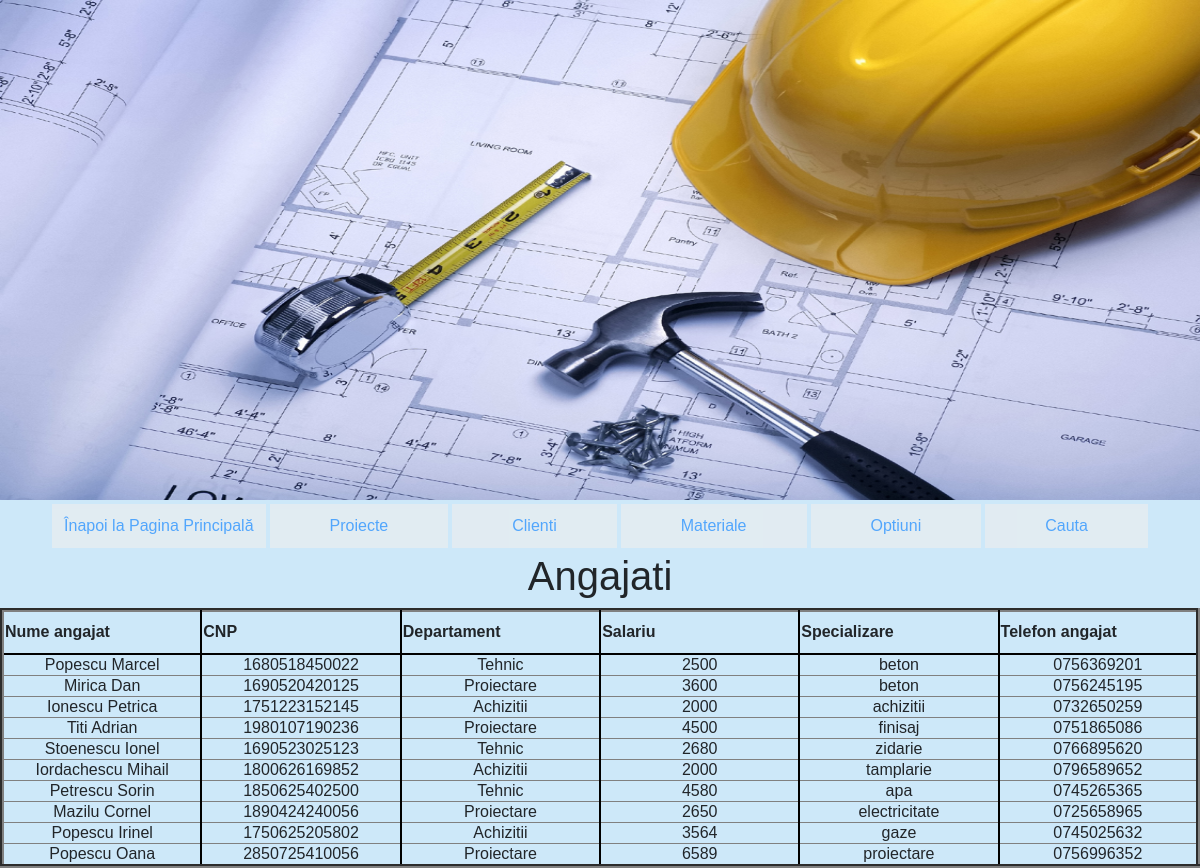
Page /alfa.php on the committed database.
### tables this page shows
CREATE TABLE tblAngajati(
	idAngajat INT(3) ZEROFILL PRIMARY KEY AUTO_INCREMENT,
	numeAngajat VARCHAR(50) NOT NULL,
	CNP CHAR(13) UNIQUE NOT NULL,
	departament ENUM("Tehnic","Proiectare","Achizitii"),
	salariuAngajat INT DEFAULT 2000,
	specializare SET("beton","finisaj","zidarie","proiectare","tamplarie","apa","electricitate","gaze","achizitii"),
	telefonAngajat CHAR(10)

);

### alfa.php (the view, shortened to what this page needs)
<?php
$conn = mysqli_connect('localhost','root','','firmaConstuctiiBD')
 or die('Error connecting to MySQL server.');
	$result = mysqli_query($conn,"SELECT * FROM tblAngajati");
echo "<html>\n";
echo "<head>\n";
echo "</head>\n";
echo "<head>\n";
echo "    <link rel=\"stylesheet\" href=\"https://stackpath.bootstrapcdn.com/bootstrap/4.3.1/css/bootstrap.min.css\" integrity=\"sha384-ggOyR0iXCbMQv3Xipma34MD+dH/1fQ784/j6cY/iJTQUOhcWr7x9JvoRxT2MZw1T\" crossorigin=\"anonymous\">\n";
echo "  </head>\n";
echo " <body style='font-family: Arial; background-color: #cde8f9; font-size: 14px;'>\n";
echo " <body>\n";
echo " <div class='d-flex justify-content-start'>\n";
echo "            <img src='logo.jpg' width=\"2000\" height=\"500\">	\n";
echo "			</div>\n";
echo "       	<div Meniu Site </div>\n";
echo "					<div class='d-flex justify-content-center'>\n";
echo "    	<button class=\"button\"><div class=\"link\"><a href=\"index.php\">Înapoi la Pagina Principală</a></div></button>	\n";
echo "				<button class=\"button\"><div class='px-5'><a href=\"proiecte.php\">Proiecte</a></button>\n";
echo "				<button class=\"button\"><div class='px-5'><a href=\"client.php\">Clienti</a></button>\n";
echo "						<button class=\"button\"><div class='px-5'><a href=\"materiale.php\">Materiale</a></button>\n";
echo "					<button class=\"button\"><div class='px-5'><a href=\"optiuni.php\">Optiuni</a></button>\n";
echo "					<button class=\"button\"><div class='px-5'><a href=\"cautari.php\">Cauta</a></button>\n";
echo "			</div>\n";
echo " <div class='d-flex justify-content-center'>\n";
echo "	  <h1> Angajati </h1>";
echo "					</div>\n";
echo " <div class='d-flex justify-content-center'>\n";
echo "<table border='4'> ";
echo "  <thead>\n";
echo "    <tr>\n";
echo "<tr>\n";
echo " <div class='d-flex justify-content-center'>\n";
echo "<th>Nume angajat</th>\n";
echo "<th>CNP</th>\n";
echo "<th>Departament</th>\n";
echo "<th>Salariu</th>\n";
echo "<th>Specializare</th>\n";
echo "<th>Telefon angajat</th>\n";
echo "</div>";
echo "    </tr>\n";
echo "  </thead>\n";
echo "  <tbody>";
		while($row = mysqli_fetch_array($result))
	{
echo "<tr>";
echo "<td>" . $row['numeAngajat'] . "</td>";
echo"<td>" . $row['CNP'] . "</td>";
echo"<td>" . $row['departament'] . "</td>";
echo"<td>" . $row['salariuAngajat'] . "</td>";
echo"<td>" . $row['specializare'] . "</td>";
echo"<td>" . $row['telefonAngajat'] . "</td>";
echo"</tr>";
}
echo "</table>";
	echo "					</div>\n";
  ?>
</div>
</body>
</html>

### rows in the picture
tblangajati: numeAngajat "Popescu Marcel", CNP "1680518450022", departament "Tehnic", salariuAngajat "2500", specializare "beton", telefonAngajat "0756369201"
tblangajati: numeAngajat "Mirica Dan", CNP "1690520420125", departament "Proiectare", salariuAngajat "3600", specializare "beton", telefonAngajat "0756245195"
tblangajati: numeAngajat "Ionescu Petrica", CNP "1751223152145", departament "Achizitii", salariuAngajat "2000", specializare "achizitii", telefonAngajat "0732650259"
tblangajati: numeAngajat "Titi Adrian", CNP "1980107190236", departament "Proiectare", salariuAngajat "4500", specializare "finisaj", telefonAngajat "0751865086"
tblangajati: numeAngajat "Stoenescu Ionel", CNP "1690523025123", departament "Tehnic", salariuAngajat "2680", specializare "zidarie", telefonAngajat "0766895620"
tblangajati: numeAngajat "Iordachescu Mihail", CNP "1800626169852", departament "Achizitii", salariuAngajat "2000", specializare "tamplarie", telefonAngajat "0796589652"
tblangajati: numeAngajat "Petrescu Sorin", CNP "1850625402500", departament "Tehnic", salariuAngajat "4580", specializare "apa", telefonAngajat "0745265365"
tblangajati: numeAngajat "Mazilu Cornel", CNP "1890424240056", departament "Proiectare", salariuAngajat "2650", specializare "electricitate", telefonAngajat "0725658965"
tblangajati: numeAngajat "Popescu Irinel", CNP "1750625205802", departament "Achizitii", salariuAngajat "3564", specializare "gaze", telefonAngajat "0745025632"
tblangajati: numeAngajat "Popescu Oana", CNP "2850725410056", departament "Proiectare", salariuAngajat "6589", specializare "proiectare", telefonAngajat "0756996352"
